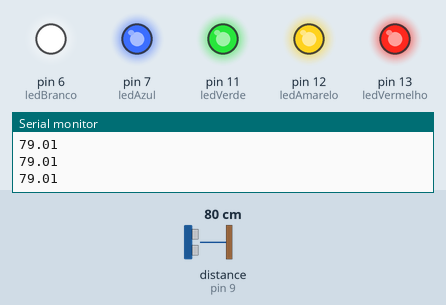
Recording of a sketch running on a simulated Arduino Uno, built with avr-gcc and run on an emulated ATmega328P. On the bench: output pins drawn as LEDs (lit = HIGH), the last lines printed to the serial monitor. Wiring (inferred from the names in the program): ultrasonic range finder: trigger pin 8; echo pin 9. The inputs (shaded band) are chosen by the test bench; at power-on: distance to the obstacle (sensor on pin 9) 80 cm. The echo pulse lasts 58.3 µs per cm; pins used as bus, display or sensor lines are not drawn.

Above: at 1.2 s.
1.3 s: distance to the obstacle (sensor on pin 9) set to 2 cm
At 2.5 s:
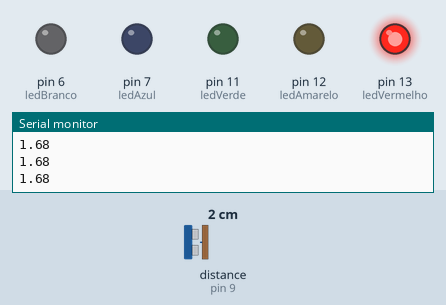
2.8 s: distance to the obstacle (sensor on pin 9) set to 9 cm
4.3 s: distance to the obstacle (sensor on pin 9) set to 12 cm
At 5.2 s:
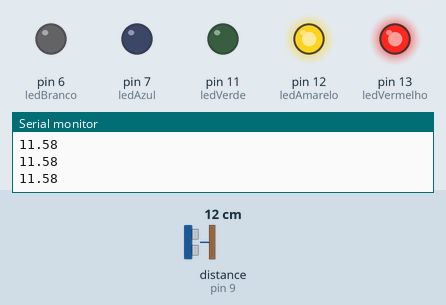
5.8 s: distance to the obstacle (sensor on pin 9) set to 28 cm
7.3 s: distance to the obstacle (sensor on pin 9) set to 35 cm
At 8.5 s:
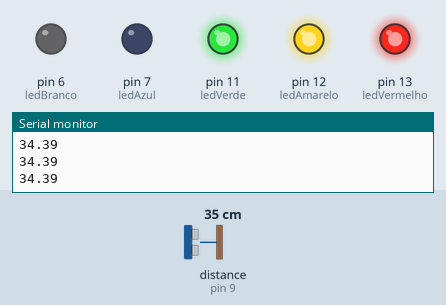
8.8 s: distance to the obstacle (sensor on pin 9) set to 4 cm
At 9.7 s:
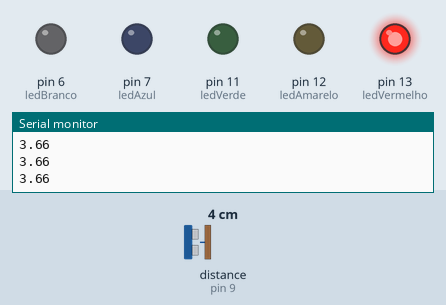
Timing chart, 0 to 11.3 s (numbered marks = the images above; inputs shaded):
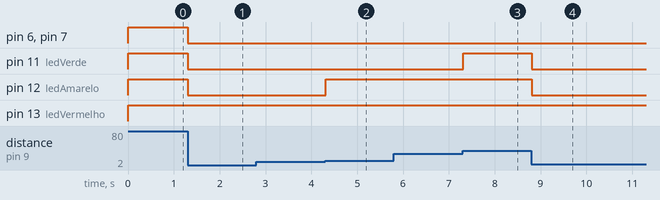

The sketch:

ultrassom_Led.ino
```cpp
//ULTRASSOM
//ligar VCC no 5V
//ligar GND no GND
//ligar TRIG no 8
//ligar ECHO no 9

//UNO
//Ligar Led pino grande no 13 e pino pequeno no GND

// variáveis
int ledVermelho = 13;
int ledAmarelo = 12;
int ledVerde = 11;
int ledAzul = 7;
int ledBranco = 6;

int gatilho = 8;
int echo = 9;
float tempo;
float distancia_cm;

void setup(){

  pinMode(ledVermelho, OUTPUT);
  pinMode(ledAmarelo, OUTPUT);
  pinMode(ledVerde, OUTPUT);
  pinMode(ledAzul, OUTPUT);
  pinMode(ledBranco, OUTPUT);

  // configura pino GATILHO como saída
  pinMode(gatilho,OUTPUT);
  // deixa pino em LOW
  digitalWrite(gatilho,LOW);
  delayMicroseconds(10);

  // configura pino ECHO como entrada
  pinMode(echo,INPUT);

  Serial.begin(9600);
  Serial.println("Lendo dados do sensor...");

}

// laço principal (executado indefinidamente)
void loop() {
  // disparar pulso ultrassônico
  digitalWrite(gatilho, HIGH);
  delayMicroseconds(10);
  digitalWrite(gatilho, LOW);

  // medir tempo de ida e volta do pulso ultrassônico
  tempo = pulseIn(echo, HIGH);

  // calcular as distâncias em centímetros e polegadas
  distancia_cm = tempo / 29.4 / 2;

  Serial.println(distancia_cm);

  if (distancia_cm < 10)
  {
    digitalWrite(ledVermelho, HIGH);
    digitalWrite(ledAmarelo, LOW);
    digitalWrite(ledVerde, LOW);
    digitalWrite(ledAzul, LOW);
    digitalWrite(ledBranco, LOW);
  }
  else if (distancia_cm > 10 && distancia_cm < 30)
  {
    digitalWrite(ledVermelho, HIGH);
    digitalWrite(ledAmarelo, HIGH);
    digitalWrite(ledVerde, LOW);
    digitalWrite(ledAzul, LOW);
    digitalWrite(ledBranco, LOW);
  }
  else if (distancia_cm > 30 && distancia_cm < 50)
  {
    digitalWrite(ledVermelho, HIGH);
    digitalWrite(ledAmarelo, HIGH);
    digitalWrite(ledVerde, HIGH);
    digitalWrite(ledAzul, LOW);
    digitalWrite(ledBranco, LOW);;
  }
  else if (distancia_cm > 50 && distancia_cm < 70)
  {
    digitalWrite(ledVermelho, HIGH);
    digitalWrite(ledAmarelo, HIGH);
    digitalWrite(ledVerde, HIGH);
    digitalWrite(ledAzul, HIGH);
    digitalWrite(ledBranco, LOW);
  }
  else if (distancia_cm > 70 && distancia_cm < 90)
  {
    digitalWrite(ledVermelho, HIGH);
    digitalWrite(ledAmarelo, HIGH);
    digitalWrite(ledVerde, HIGH);
    digitalWrite(ledAzul, HIGH);
    digitalWrite(ledBranco, HIGH);
  }
  else
  {
    digitalWrite(ledVermelho, LOW);
    digitalWrite(ledAmarelo, LOW);
    digitalWrite(ledVerde, LOW);
    digitalWrite(ledAzul, LOW);
    digitalWrite(ledBranco, LOW);
  }

  // aguardar antes de começar tudo de novo
  delayMicroseconds(2000);
}
```

Measured:
- the behaviour switches between 10 and 11 cm on distance to the obstacle (sensor on pin 9) (found by bisection; images 1 and 2)
- the behaviour switches between 30 and 31 cm on distance to the obstacle (sensor on pin 9) (found by bisection; images 2 and 3)
- after the input at 1.3 s, pin 6 (ledBranco), pin 7 (ledAzul), pin 11 (ledVerde), pin 12 (ledAmarelo): HIGH → LOW at once
- after the input at 4.3 s, pin 12 (ledAmarelo): LOW → HIGH at once
- after the input at 7.3 s, pin 11 (ledVerde): LOW → HIGH at once
- after the input at 8.8 s, pin 11 (ledVerde), pin 12 (ledAmarelo): HIGH → LOW at once
